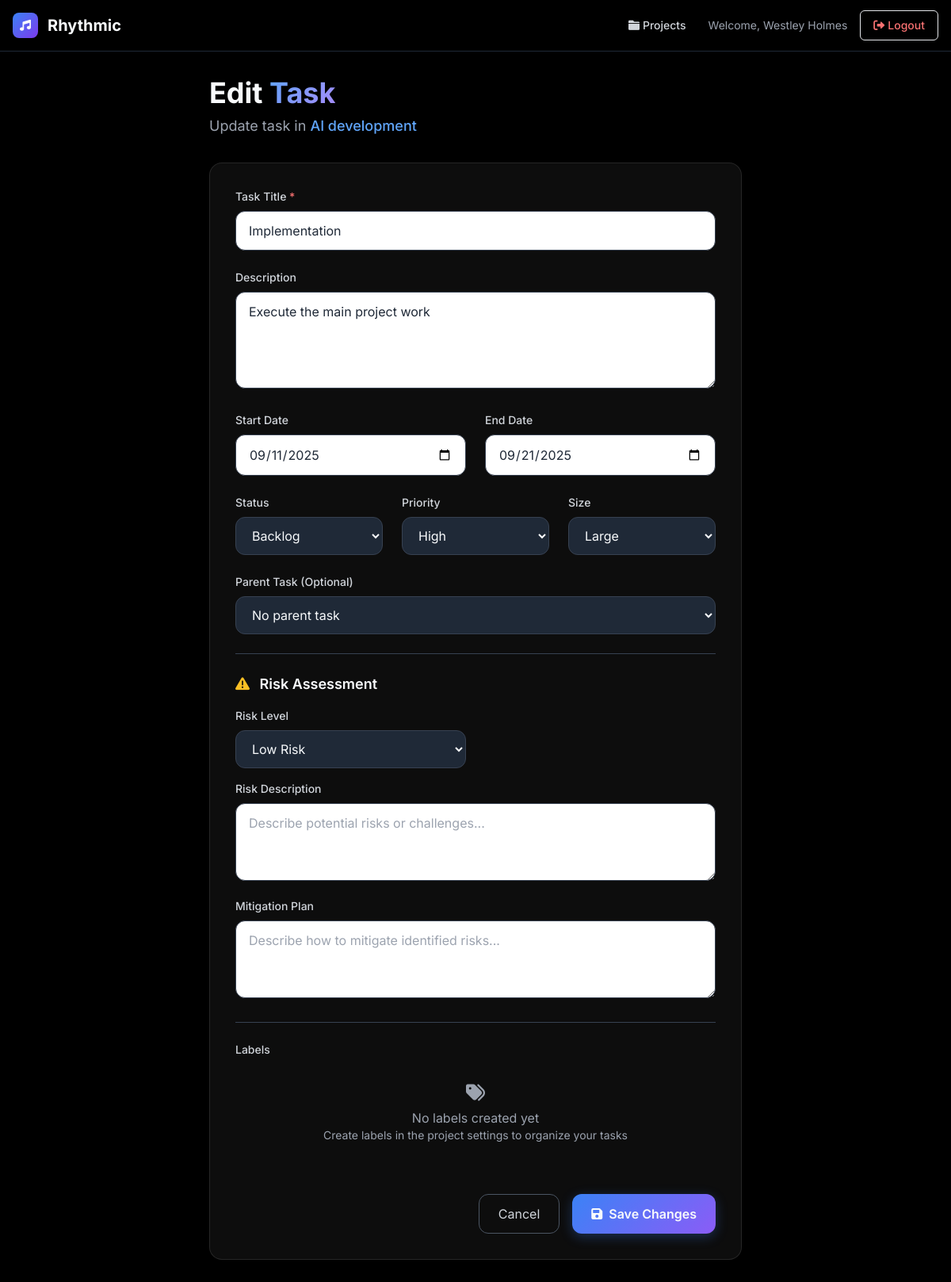
Screenshot of /projects/2/tasks/3/edit (signed in) with the database file from the repository.
### app.py (models this page shows)
class User(UserMixin, db.Model):
    id = db.Column(db.Integer, primary_key=True)
    email = db.Column(db.String(120), unique=True, nullable=False)
    name = db.Column(db.String(100), nullable=False)
    password_hash = db.Column(db.String(128))
    provider = db.Column(db.String(50), default='local')  # 'local', 'google', 'microsoft'
    provider_id = db.Column(db.String(120))  # OAuth provider user ID
    avatar_url = db.Column(db.String(200))  # Profile picture URL
    created_at = db.Column(db.DateTime, default=datetime.utcnow)
    projects = db.relationship('Project', backref='owner', lazy=True)

class Project(db.Model):
    id = db.Column(db.Integer, primary_key=True)
    name = db.Column(db.String(200), nullable=False)
    description = db.Column(db.Text)
    owner_id = db.Column(db.Integer, db.ForeignKey('user.id'), nullable=False)
    created_at = db.Column(db.DateTime, default=datetime.utcnow)
    updated_at = db.Column(db.DateTime, default=datetime.utcnow, onupdate=datetime.utcnow)
    vision = db.Column(db.Text)
    problems = db.Column(db.Text)
    timeline = db.Column(db.Text)
    impact = db.Column(db.Text)
    goals = db.Column(db.Text)
    tasks = db.relationship('Task', backref='project', lazy=True, cascade='all, delete-orphan')

class Task(db.Model):
    id = db.Column(db.Integer, primary_key=True)
    title = db.Column(db.String(200), nullable=False)
    description = db.Column(db.Text)
    project_id = db.Column(db.Integer, db.ForeignKey('project.id'), nullable=False)
    owner_id = db.Column(db.Integer, db.ForeignKey('user.id'), nullable=False)
    start_date = db.Column(db.Date)
    end_date = db.Column(db.Date)
    status = db.Column(db.String(50), default='backlog')
    priority = db.Column(db.String(20), default='medium')
    size = db.Column(db.String(20), default='medium')
    parent_id = db.Column(db.Integer, db.ForeignKey('task.id'))
    sort_order = db.Column(db.Integer, default=0)  # For drag-and-drop reordering
    risk_level = db.Column(db.String(20), default='low')  # low, medium, high, critical
    risk_description = db.Column(db.Text)  # Description of potential risks
    mitigation_plan = db.Column(db.Text)  # Plan to mitigate identified risks
    is_expanded = db.Column(db.Boolean, default=True)  # For hierarchy view
    created_at = db.Column(db.DateTime, default=datetime.utcnow)
    updated_at = db.Column(db.DateTime, default=datetime.utcnow, onupdate=datetime.utcnow)
    owner = db.relationship('User', backref='tasks')
    children = db.relationship('Task', backref=db.backref('parent', remote_side=[id]), lazy=True)
    labels = db.relationship('Label', secondary='task_labels', back_populates='tasks')
    dependencies = db.relationship('TaskDependency', foreign_keys='TaskDependency.task_id', back_populates='task')
    dependents = db.relationship('TaskDependency', foreign_keys='TaskDependency.depends_on_id', back_populates='depends_on')

### app.py (the view, shortened to what this page needs)
@app.route('/projects/<int:project_id>/tasks/<int:task_id>/edit', methods=['GET', 'POST'])
@login_required
def edit_task(project_id, task_id):
    project = Project.query.get_or_404(project_id)
    task = Task.query.get_or_404(task_id)
    if project.owner_id != current_user.id or task.project_id != project_id:
        flash('Access denied')
        return redirect(url_for('projects'))
    tasks = Task.query.filter_by(project_id=project_id).filter(Task.id != task_id).all()
    labels = Label.query.filter_by(project_id=project_id).all()
    return render_template('edit_task.html', project=project, task=task, tasks=tasks, labels=labels)

### templates/edit_task.html (shortened to what this page needs)
{% extends "base.html" %}
{% block content %}
<div class="max-w-7xl mx-auto px-4 py-8">
    <div class="max-w-2xl mx-auto">
        <div class="mb-8">
            <h1 class="text-4xl font-bold text-white mb-2">
                Edit <span class="gradient-text">Task</span>
            </h1>
            <p class="text-gray-400 text-lg">Update task in <span class="text-blue-400 font-medium">{{ project.name }}</span></p>
        </div>
        <div class="glass rounded-2xl p-8">
            <form method="POST" class="space-y-6">
                <div>
                    <label for="title" class="block text-sm font-medium text-gray-300 mb-2">
                        Task Title <span class="text-red-400">*</span>
                    </label>
                    <input type="text" id="title" name="title" required value="{{ task.title }}"
                           class="w-full px-4 py-3 bg-gray-800/50 border border-gray-700 rounded-xl text-white placeholder-gray-400 focus:outline-none focus:ring-2 focus:ring-blue-500 focus:border-transparent transition-all duration-200"
                           placeholder="Enter task title">
                </div>
                <div>
                    <label for="description" class="block text-sm font-medium text-gray-300 mb-2">
                        Description
                    </label>
                    <textarea id="description" name="description" rows="4"
                              class="w-full px-4 py-3 bg-gray-800/50 border border-gray-700 rounded-xl text-white placeholder-gray-400 focus:outline-none focus:ring-2 focus:ring-blue-500 focus:border-transparent transition-all duration-200"
                              placeholder="Describe the task details...">{{ task.description or '' }}</textarea>
                </div>
                <div class="grid grid-cols-1 md:grid-cols-2 gap-6">
                    <div>
                        <label for="start_date" class="block text-sm font-medium text-gray-300 mb-2">
                            Start Date
                        </label>
                        <input type="date" id="start_date" name="start_date"
                               value="{{ task.start_date.strftime('%Y-%m-%d') if task.start_date else '' }}"
                               class="w-full px-4 py-3 bg-gray-800/50 border border-gray-700 rounded-xl text-white focus:outline-none focus:ring-2 focus:ring-blue-500 focus:border-transparent transition-all duration-200">
                    </div>
                    <div>
                        <label for="end_date" class="block text-sm font-medium text-gray-300 mb-2">
                            End Date
                        </label>
                        <input type="date" id="end_date" name="end_date"
                               value="{{ task.end_date.strftime('%Y-%m-%d') if task.end_date else '' }}"
                               class="w-full px-4 py-3 bg-gray-800/50 border border-gray-700 rounded-xl text-white focus:outline-none focus:ring-2 focus:ring-blue-500 focus:border-transparent transition-all duration-200">
                    </div>
                </div>
                <div class="grid grid-cols-1 md:grid-cols-3 gap-6">
                    <div>
                        <label for="status" class="block text-sm font-medium text-gray-300 mb-2">
                            Status
                        </label>
                        <select id="status" name="status"
                                class="w-full px-4 py-3 bg-gray-800/50 border border-gray-700 rounded-xl text-white focus:outline-none focus:ring-2 focus:ring-blue-500 focus:border-transparent transition-all duration-200">
                            <option value="backlog" {% if task.status == 'backlog' %}selected{% endif %}>Backlog</option>
                        </select>
                    </div>
                    <div>
                        <label for="priority" class="block text-sm font-medium text-gray-300 mb-2">
                            Priority
                        </label>
                        <select id="priority" name="priority"
                                class="w-full px-4 py-3 bg-gray-800/50 border border-gray-700 rounded-xl text-white focus:outline-none focus:ring-2 focus:ring-blue-500 focus:border-transparent transition-all duration-200">
                            <option value="high" {% if task.priority == 'high' %}selected{% endif %}>High</option>
                        </select>
                    </div>
                    <div>
                        <label for="size" class="block text-sm font-medium text-gray-300 mb-2">
                            Size
                        </label>
                        <select id="size" name="size"
                                class="w-full px-4 py-3 bg-gray-800/50 border border-gray-700 rounded-xl text-white focus:outline-none focus:ring-2 focus:ring-blue-500 focus:border-transparent transition-all duration-200">
                            <option value="large" {% if task.size == 'large' %}selected{% endif %}>Large</option>
                        </select>
                    </div>
                </div>
                <div>
                    <label for="parent_id" class="block text-sm font-medium text-gray-300 mb-2">
                        Parent Task (Optional)
                    </label>
                    <select id="parent_id" name="parent_id"
                            class="w-full px-4 py-3 bg-gray-800/50 border border-gray-700 rounded-xl text-white focus:outline-none focus:ring-2 focus:ring-blue-500 focus:border-transparent transition-all duration-200">
                        <option value="">No parent task</option>
                    </select>
                </div>
                <div class="border-t border-gray-700 pt-6">
                    <h3 class="text-lg font-semibold text-white mb-4">
                        <i class="fas fa-exclamation-triangle mr-2 text-yellow-400"></i>
                        Risk Assessment
                    </h3>
                    <div class="grid grid-cols-1 md:grid-cols-2 gap-6">
                        <div>
                            <label for="risk_level" class="block text-sm font-medium text-gray-300 mb-2">
                                Risk Level
                            </label>
                            <select id="risk_level" name="risk_level"
                                    class="w-full px-4 py-3 bg-gray-800/50 border border-gray-700 rounded-xl text-white focus:outline-none focus:ring-2 focus:ring-blue-500 focus:border-transparent transition-all duration-200">
                                <option value="low" {% if task.risk_level == 'low' %}selected{% endif %}>Low Risk</option>
                            </select>
                        </div>
                    </div>
                    <div class="mt-4">
                        <label for="risk_description" class="block text-sm font-medium text-gray-300 mb-2">
                            Risk Description
                        </label>
                        <textarea id="risk_description" name="risk_description" rows="3"
                                  class="w-full px-4 py-3 bg-gray-800/50 border border-gray-700 rounded-xl text-white placeholder-gray-400 focus:outline-none focus:ring-2 focus:ring-blue-500 focus:border-transparent transition-all duration-200"
                                  placeholder="Describe potential risks or challenges...">{{ task.risk_description or '' }}</textarea>
                    </div>
                    <div class="mt-4">
                        <label for="mitigation_plan" class="block text-sm font-medium text-gray-300 mb-2">
                            Mitigation Plan
                        </label>
                        <textarea id="mitigation_plan" name="mitigation_plan" rows="3"
                                  class="w-full px-4 py-3 bg-gray-800/50 border border-gray-700 rounded-xl text-white placeholder-gray-400 focus:outline-none focus:ring-2 focus:ring-blue-500 focus:border-transparent transition-all duration-200"
                                  placeholder="Describe how to mitigate identified risks...">{{ task.mitigation_plan or '' }}</textarea>
                    </div>
                </div>
                <div class="border-t border-gray-700 pt-6">
                    <label class="block text-sm font-medium text-gray-300 mb-2">
                        Labels
                    </label>
                    <div class="space-y-3">
                        {% if labels %}
                            <div class="grid grid-cols-2 md:grid-cols-3 gap-3">
                                {% for label in labels %}
                                <label class="flex items-center space-x-3 p-3 bg-gray-800/30 border border-gray-700 rounded-xl hover:bg-gray-800/50 transition-all duration-200 cursor-pointer">
                                    <input type="checkbox" name="labels" value="{{ label.id }}"
                                           {% if label in task.labels %}checked{% endif %}
                                           class="rounded border-gray-600 text-blue-600 focus:ring-blue-500">
                                    <div class="flex items-center space-x-2">
                                        <i class="{{ label.icon }}" style="color: {{ label.color }}"></i>
                                        <span class="text-white text-sm">{{ label.name }}</span>
                                    </div>
                                </label>
                                {% endfor %}
                            </div>
                        {% else %}
                            <div class="text-center py-6 text-gray-400">
                                <i class="fas fa-tags text-2xl mb-2"></i>
                                <p>No labels created yet</p>
                                <p class="text-sm">Create labels in the project settings to organize your tasks</p>
                            </div>
                        {% endif %}
                    </div>
                </div>
                <div class="flex justify-end space-x-4 pt-4">
                    <a href="{{ url_for('view_project', id=project.id) }}" class="px-6 py-3 border border-gray-600 rounded-xl text-gray-300 hover:bg-gray-800/50 hover:text-white transition-all duration-200">
                        Cancel
                    </a>
                    <button type="submit" class="btn-primary text-white px-6 py-3 rounded-xl font-semibold inline-flex items-center shadow-lg">
                        <i class="fas fa-save mr-2"></i>Save Changes
                    </button>
                </div>
            </form>
        </div>
    </div>
</div>
{% endblock %}

### templates/base.html (shortened to what this page needs)
<!DOCTYPE html>
<html lang="en">
<head>
    <link href="https://cdn.jsdelivr.net/npm/tailwindcss@2.2.19/dist/tailwind.min.css" rel="stylesheet">
    <link href="https://cdnjs.cloudflare.com/ajax/libs/font-awesome/6.0.0/css/all.min.css" rel="stylesheet">
    <link rel="stylesheet" href="{{ url_for('static', filename='css/style.css') }}">
</head>
<body class="bg-black text-white font-inter antialiased">
    <nav class="bg-gray-900/80 backdrop-blur-md border-b border-gray-800 sticky top-0 z-50">
        <div class="max-w-7xl mx-auto px-4">
            <div class="flex justify-between h-16">
                <div class="flex items-center">
                    <a href="{{ url_for('projects') if current_user.is_authenticated else url_for('index') }}" class="flex items-center group">
                        <div class="w-8 h-8 bg-gradient-to-br from-blue-500 to-purple-600 rounded-lg flex items-center justify-center mr-3 group-hover:scale-110 transition-transform duration-200">
                            <i class="fas fa-music text-white text-sm"></i>
                        </div>
                        <span class="text-xl font-bold text-white">Rhythmic</span>
                    </a>
                </div>
                <div class="flex items-center space-x-4">
                    {% if current_user.is_authenticated %}
                        <a href="{{ url_for('projects') }}" class="text-gray-300 hover:text-white px-3 py-2 rounded-md text-sm font-medium transition-colors duration-200">
                            <i class="fas fa-folder mr-1"></i>Projects
                        </a>
                        <span class="text-gray-400 text-sm">Welcome, {{ current_user.name }}</span>
                        <a href="{{ url_for('logout') }}" class="bg-red-600/20 text-red-400 border border-red-600/30 px-4 py-2 rounded-md text-sm font-medium hover:bg-red-600/30 transition-all duration-200">
                            <i class="fas fa-sign-out-alt mr-1"></i>Logout
                        </a>
                    {% endif %}
                </div>
            </div>
        </div>
    </nav>
    <main class="min-h-screen">
        {% block content %}{% endblock %}
    </main>
</body>
</html>

### rows the page displays
User: name "Westley Holmes"
Project: name "AI development"
Task: title "Implementation", description "Execute the main project work", start_date "09/11/2025", end_date "09/21/2025", status "Backlog", priority "High", size "Large", risk_level "Low Risk"
